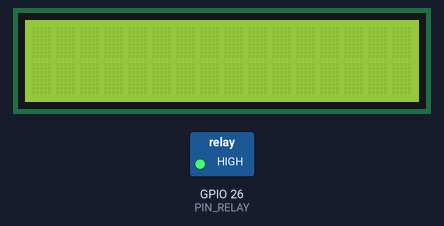
Recording of a sketch running on a simulated ESP32. Parts: 16×2 character LCD, switched loads named in the sketch (green lamp = pin HIGH). Dashed ring = blinking.

Above: at 0.1 s.
At 1.1 s:
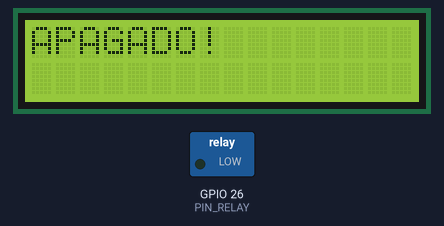
At 2.1 s:
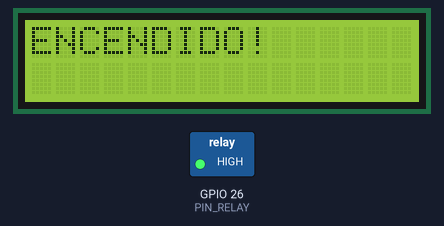
Timing chart, 0 to 130.0 s (numbered marks = the images above):
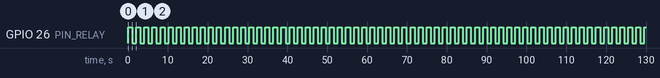

The sketch:

sketch.ino
```cpp
#include <LiquidCrystal_I2C.h>

const short PIN_RELAY = 26;

LiquidCrystal_I2C lcd(0x27, 16, 2); // este es el objeto lcd

void actualizarLCD(bool estado){
  lcd.clear();
  lcd.setCursor(0, 0);
  if(!estado){
    lcd.print("ENCENDIDO!");
  }else{
    lcd.print("APAGADO!");
  }
}

void setup() {
  pinMode(PIN_RELAY, OUTPUT);
  lcd.init();
  // Encender la luz del fondo de pantalla
  lcd.backlight();
}

void loop() {
  digitalWrite(PIN_RELAY, HIGH);
  delay(1000); // cada segundo cambiar el estado
  actualizarLCD(true);
  digitalWrite(PIN_RELAY, LOW);
  delay(1000);
  actualizarLCD(false);
}
```

Measured:
- by itself, GPIO 26 (PIN_RELAY): alternates HIGH for 1.0 s and LOW for 1.0 s
- by itself, everything shown: repeats every 2.0 s, in 3 steps
- what the display in image 1 shows lasts 1.0 s, from 1.1 s to 2.1 s
